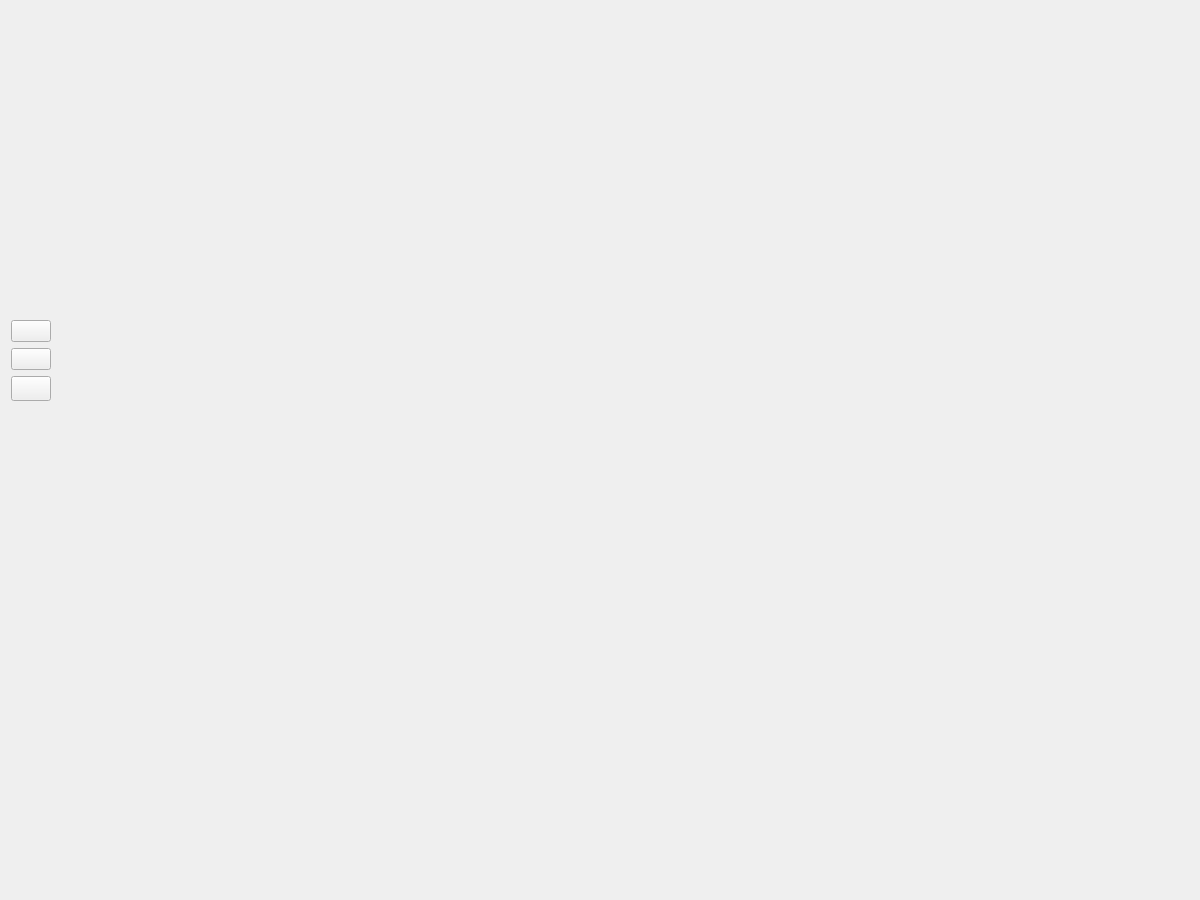
<?xml version="1.0" encoding="UTF-8"?>
<ui version="4.0">
 <class>Demonstration_Widget</class>
 <widget class="QWidget" name="Demonstration_Widget">
  <property name="geometry">
   <rect>
    <x>0</x>
    <y>0</y>
    <width>1200</width>
    <height>900</height>
   </rect>
  </property>
  <property name="sizePolicy">
   <sizepolicy hsizetype="Preferred" vsizetype="Preferred">
    <horstretch>0</horstretch>
    <verstretch>0</verstretch>
   </sizepolicy>
  </property>
  <property name="minimumSize">
   <size>
    <width>0</width>
    <height>0</height>
   </size>
  </property>
  <property name="windowTitle">
   <string>演示系统</string>
  </property>
  <property name="styleSheet">
   <string notr="true"/>
  </property>
  <layout class="QGridLayout" name="gridLayout">
   <item row="0" column="0">
    <spacer name="verticalSpacer">
     <property name="orientation">
      <enum>Qt::Vertical</enum>
     </property>
     <property name="sizeHint" stdset="0">
      <size>
       <width>20</width>
       <height>185</height>
      </size>
     </property>
    </spacer>
   </item>
   <item row="0" column="1">
    <layout class="QVBoxLayout" name="verticalLayout_3">
     <item>
      <spacer name="horizontalSpacer">
       <property name="orientation">
        <enum>Qt::Horizontal</enum>
       </property>
       <property name="sizeHint" stdset="0">
        <size>
         <width>1078</width>
         <height>20</height>
        </size>
       </property>
      </spacer>
     </item>
     <item>
      <spacer name="horizontalSpacer_2">
       <property name="orientation">
        <enum>Qt::Horizontal</enum>
       </property>
       <property name="sizeHint" stdset="0">
        <size>
         <width>1078</width>
         <height>20</height>
        </size>
       </property>
      </spacer>
     </item>
     <item>
      <spacer name="horizontalSpacer_3">
       <property name="orientation">
        <enum>Qt::Horizontal</enum>
       </property>
       <property name="sizeHint" stdset="0">
        <size>
         <width>1098</width>
         <height>20</height>
        </size>
       </property>
      </spacer>
     </item>
     <item>
      <spacer name="horizontalSpacer_4">
       <property name="orientation">
        <enum>Qt::Horizontal</enum>
       </property>
       <property name="sizeHint" stdset="0">
        <size>
         <width>1098</width>
         <height>20</height>
        </size>
       </property>
      </spacer>
     </item>
     <item>
      <spacer name="horizontalSpacer_5">
       <property name="orientation">
        <enum>Qt::Horizontal</enum>
       </property>
       <property name="sizeHint" stdset="0">
        <size>
         <width>1098</width>
         <height>20</height>
        </size>
       </property>
      </spacer>
     </item>
    </layout>
   </item>
   <item row="2" column="0">
    <spacer name="verticalSpacer_2">
     <property name="orientation">
      <enum>Qt::Vertical</enum>
     </property>
     <property name="sizeHint" stdset="0">
      <size>
       <width>20</width>
       <height>488</height>
      </size>
     </property>
    </spacer>
   </item>
   <item row="1" column="0">
    <layout class="QVBoxLayout" name="verticalLayout">
     <item>
      <widget class="QPushButton" name="PB_start">
       <property name="sizePolicy">
        <sizepolicy hsizetype="Preferred" vsizetype="Preferred">
         <horstretch>0</horstretch>
         <verstretch>0</verstretch>
        </sizepolicy>
       </property>
       <property name="styleSheet">
        <string notr="true">border-image: url(:/pic/start.png);</string>
       </property>
       <property name="text">
        <string/>
       </property>
       <property name="icon">
        <iconset resource="img/images.qrc">
         <normaloff>:/pic/start.png</normaloff>:/pic/start.png</iconset>
       </property>
       <property name="iconSize">
        <size>
         <width>40</width>
         <height>40</height>
        </size>
       </property>
       <property name="autoExclusive">
        <bool>false</bool>
       </property>
      </widget>
     </item>
     <item>
      <widget class="QPushButton" name="PB_stop">
       <property name="sizePolicy">
        <sizepolicy hsizetype="Preferred" vsizetype="Preferred">
         <horstretch>0</horstretch>
         <verstretch>0</verstretch>
        </sizepolicy>
       </property>
       <property name="styleSheet">
        <string notr="true">border-image: url(:/pic/stop.png);</string>
       </property>
       <property name="text">
        <string/>
       </property>
       <property name="icon">
        <iconset resource="img/images.qrc">
         <normaloff>:/pic/stop.png</normaloff>:/pic/stop.png</iconset>
       </property>
       <property name="iconSize">
        <size>
         <width>40</width>
         <height>40</height>
        </size>
       </property>
      </widget>
     </item>
     <item>
      <widget class="QPushButton" name="PB_path">
       <property name="sizePolicy">
        <sizepolicy hsizetype="Preferred" vsizetype="Preferred">
         <horstretch>0</horstretch>
         <verstretch>0</verstretch>
        </sizepolicy>
       </property>
       <property name="font">
        <font>
         <family>Adobe Arabic</family>
         <weight>75</weight>
         <bold>true</bold>
        </font>
       </property>
       <property name="styleSheet">
        <string notr="true">border-image: url(:/pic/path.png);</string>
       </property>
       <property name="text">
        <string/>
       </property>
       <property name="icon">
        <iconset resource="img/images.qrc">
         <normaloff>:/pic/path.png</normaloff>:/pic/path.png</iconset>
       </property>
       <property name="iconSize">
        <size>
         <width>40</width>
         <height>40</height>
        </size>
       </property>
       <property name="autoDefault">
        <bool>false</bool>
       </property>
       <property name="default">
        <bool>false</bool>
       </property>
       <property name="flat">
        <bool>false</bool>
       </property>
      </widget>
     </item>
    </layout>
   </item>
  </layout>
 </widget>
 <layoutdefault spacing="6" margin="11"/>
 <resources>
  <include location="img/images.qrc"/>
 </resources>
 <connections/>
</ui>
